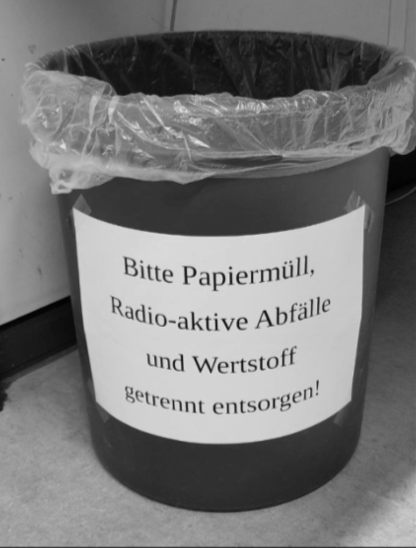
#> input picture image.png, 416 x 548 px
$ jupyter execute filter.ipynb
#> lines starting #> are read from the running program, lines starting #| are printed output that depends on the picture
[cell 1]
import cv2
import numpy as np
import matplotlib.pyplot as plt


image = cv2.imread("image.png", cv2.IMREAD_GRAYSCALE)
#> image is the input picture: shape (548, 416); min 1, max 225, mean 121

kernels = {
    "M1 (Sobel Horizontal)": np.array([[1, 2, 1], [0, 0, 0], [-1, -2, -1]]),
    "M2 (Sobel Vertical)": np.array([[1, 0, -1], [2, 0, -2], [1, 0, -1]]),
    "M3 (Laplacian)": np.array([[-1, -1, -1], [-1, 8, -1], [-1, -1, -1]]),
    "M4 (Laplacian v2)": np.array([[0, 1, 0], [1, -4, 1], [0, 1, 0]]),
    "M5 (Prewitt-like)": np.array([[-2, -1, 0], [-1, 1, 1], [0, 1, 2]]),
    "M5 (Gaussian Blur)": (1/256) * np.array([[1, 4, 6, 4, 1],
                                              [4, 16, 24, 16, 4],
                                              [6, 24, 36, 24, 6],
                                              [4, 16, 24, 16, 4],
                                              [1, 4, 6, 4, 1]]),
    "M6 (Median filter)": (1/9) * np.array([[1, 1, 1], [1, 1, 1], [1, 1, 1]]),
}


fig, axes = plt.subplots(2, 4, figsize=(12, 8))
axes = axes.ravel()
axes[0].imshow(image, cmap='gray')
axes[0].set_title("Original Image")
axes[0].axis("off")

for i, (name, kernel) in enumerate(kernels.items()):
    processed_image = cv2.filter2D(image, -1, kernel)
    axes[i+1].imshow(processed_image, cmap='gray')
    axes[i+1].set_title(name)
    axes[i+1].axis("off")
#> this loop made 7 passes
#> pass 1, `processed_image = cv2.filter2D(image, -1, kernel)`:
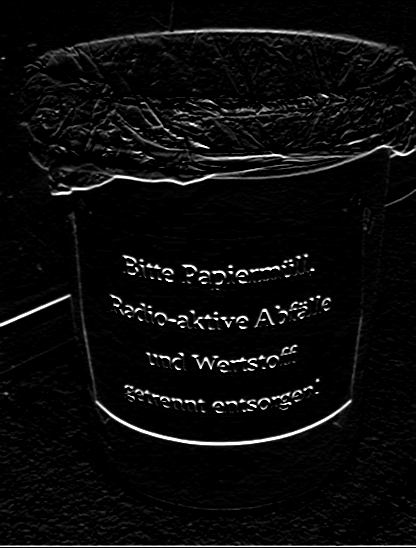
#> processed_image: shape (548, 416); min 0, max 255, mean 11.5
#> pass 2, `processed_image = cv2.filter2D(image, -1, kernel)`:
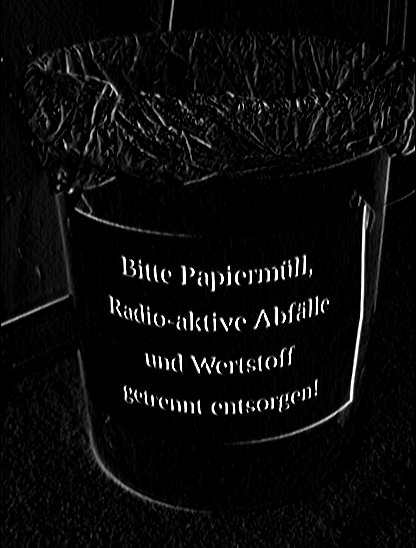
#> processed_image: shape (548, 416); min 0, max 255, mean 11.1
#> pass 3, `processed_image = cv2.filter2D(image, -1, kernel)`:
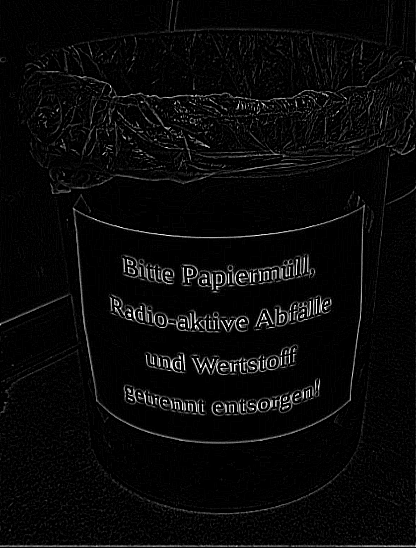
#> processed_image: shape (548, 416); min 0, max 255, mean 9.5


plt.tight_layout()
plt.show()
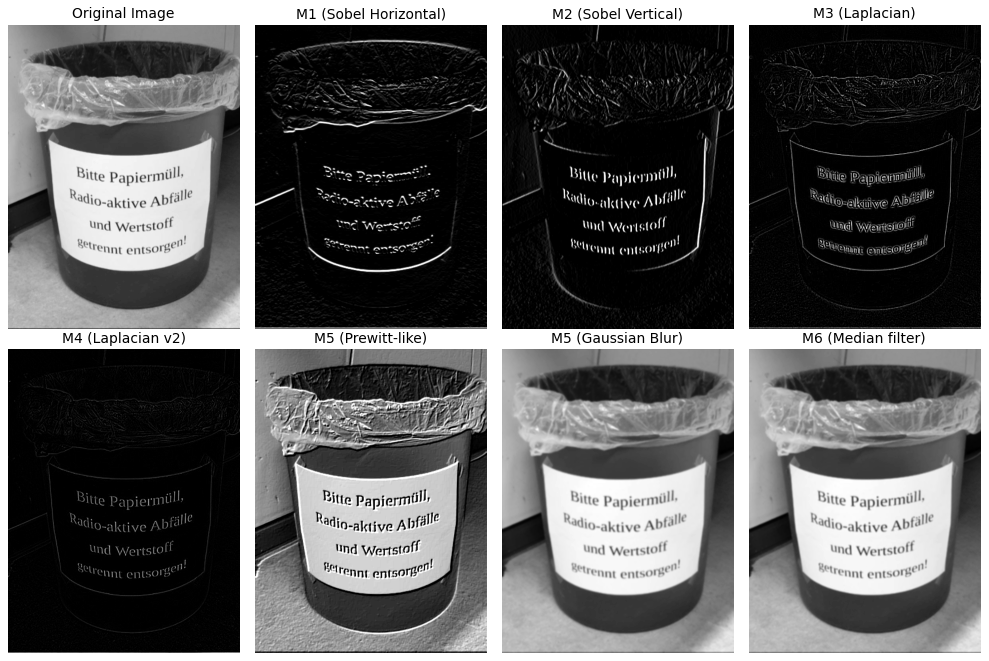
#> figure drawn by matplotlib, 8 panels
